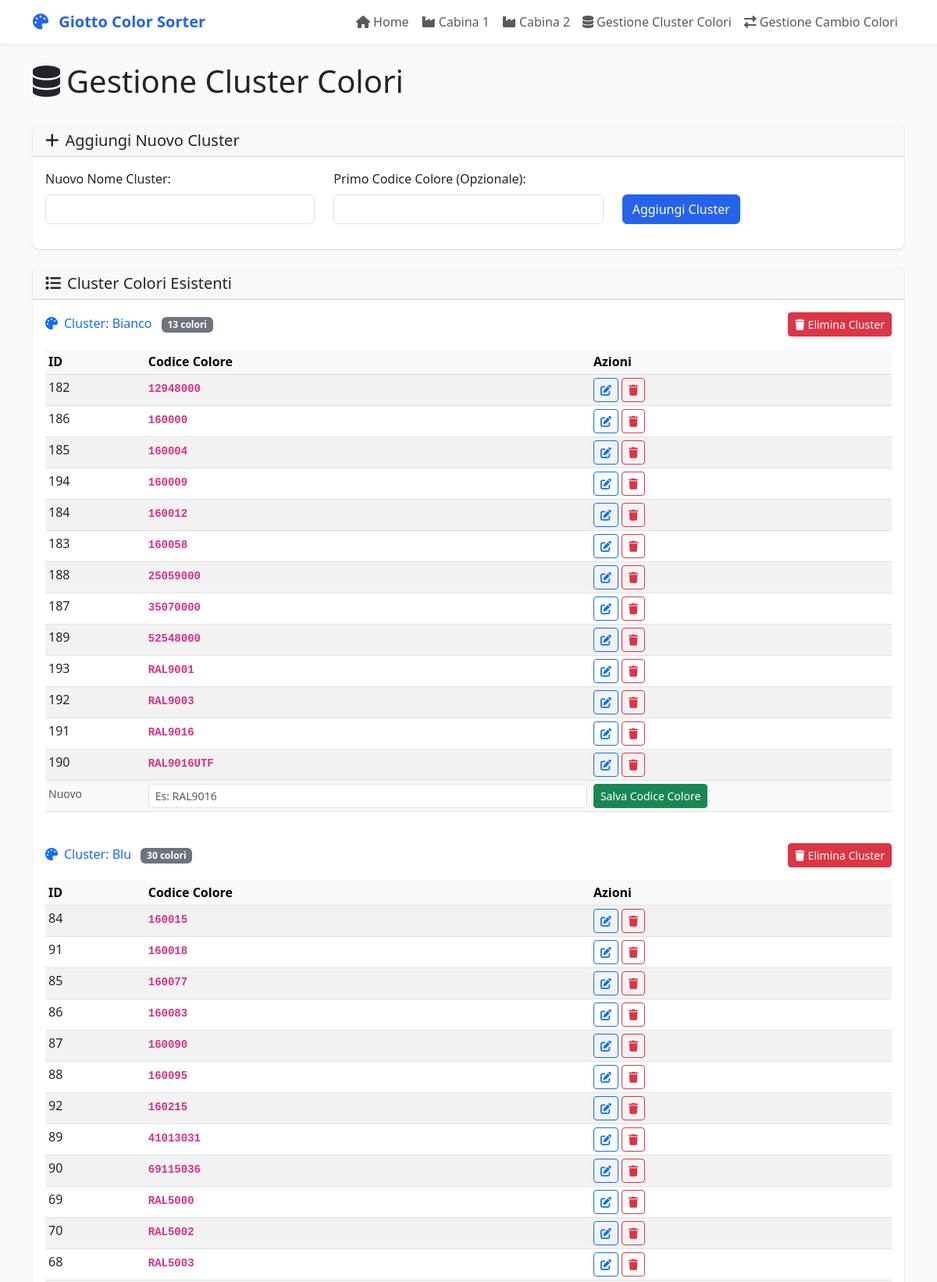
The app's page /manage/cluster_colori (upper part) with its own data.
### tables this page shows
CREATE TABLE cluster_colori (
        id INTEGER PRIMARY KEY,
        cluster TEXT NOT NULL,
        color_code TEXT NOT NULL,
        UNIQUE(cluster, color_code)
    );

### frontend/app/main.py (the view, shortened to what this page needs)
@app.route('/manage/cluster_colori', methods=['GET', 'POST'])
def manage_cluster_colori():
    new_cluster_form = NewClusterForm(prefix="new_cluster")
    grouped_mappings = get_all_cluster_colori_grouped()
    return render_template('manage_cluster_colori.html',
                           grouped_mappings=grouped_mappings,
                           new_cluster_form=new_cluster_form,
                           add_row_form_template=ClusterColoriRowForm())

### frontend/app/forms.py
class NewClusterForm(CSRFDisabledForm):
    cluster_name = StringField('Nuovo Nome Cluster:', validators=[DataRequired()])
    color_code = StringField('Primo Codice Colore (Opzionale):', validators=[Optional()])
    submit = SubmitField('Aggiungi Cluster')

class ClusterColoriRowForm(CSRFDisabledForm):
    cluster_name = HiddenField() # Usato per sapere a quale gruppo aggiungere
    color_code = StringField('Codice Colore:', validators=[DataRequired()])
    submit = SubmitField('Salva Codice Colore')

### frontend/app/main.py (called while the page is built)
def connect_to_db(db_path: str = DATABASE_PATH) -> Optional[sqlite3.Connection]:
    logger.debug(f"Tentativo di connessione al database: {db_path}")
    try:
        conn = sqlite3.connect(db_path)
        conn.row_factory = sqlite3.Row
        cursor = conn.cursor()
        cursor.execute("SELECT name FROM sqlite_master WHERE type='table';")
        tables = cursor.fetchall()
        logger.debug(f"Tabelle trovate nel database: {[table[0] for table in tables]}")
        return conn
    except sqlite3.Error as e:
        logger.error(f"Errore di connessione al database {db_path}: {e}")
        return None

### frontend/app/templates/manage_cluster_colori.html (shortened to what this page needs)
{% extends "base.html" %}
{% block content %}
<div class="container">
    <div class="row">
        <div class="col-12">
            <div class="d-flex justify-content-between align-items-center mb-4">
                <h1><i class="fas fa-database me-2"></i>Gestione Cluster Colori</h1>
            </div>
        </div>
    </div>
    <div class="row mb-4">
        <div class="col-12">
            <div class="card">
                <div class="card-header">
                    <h5 class="card-title mb-0">
                        <i class="fas fa-plus me-2"></i>Aggiungi Nuovo Cluster
                    </h5>
                </div>
                <div class="card-body">
                    <form method="POST" action="{{ url_for('manage_cluster_colori') }}">
                        <div class="row">
                            <div class="col-md-4">
                                <div class="mb-3">
                                    {{ new_cluster_form.cluster_name.label(class="form-label") }}
                                    {{ new_cluster_form.cluster_name(class="form-control") }}
                                </div>
                            </div>
                            <div class="col-md-4">
                                <div class="mb-3">
                                    {{ new_cluster_form.color_code.label(class="form-label") }}
                                    {{ new_cluster_form.color_code(class="form-control") }}
                                </div>
                            </div>
                            <div class="col-md-4">
                                <div class="mb-3">
                                    <label class="form-label">&nbsp;</label>
                                    <div>
                                        {{ new_cluster_form.submit(class="btn btn-primary") }}
                                    </div>
                                </div>
                            </div>
                        </div>
                    </form>
                </div>
            </div>
        </div>
    </div>
    <div class="row">
        <div class="col-12">
            <div class="card">
                <div class="card-header">
                    <h5 class="card-title mb-0">
                        <i class="fas fa-list me-2"></i>Cluster Colori Esistenti
                    </h5>
                </div>
                <div class="card-body">
                    {% if grouped_mappings %}
                        {% for cluster_name, colors in grouped_mappings.items() %}
                        <div class="mb-4">
                            <div class="d-flex justify-content-between align-items-center mb-3">
                                <h6 class="text-primary mb-0">
                                    <i class="fas fa-palette me-2"></i>Cluster: {{ cluster_name }}
                                    <span class="badge bg-secondary ms-2">{{ colors|length }} colori</span>
                                </h6>
                                <form method="POST" action="{{ url_for('delete_cluster_route', cluster_name=cluster_name) }}" style="display: inline;">
                                    <button type="submit" class="btn btn-sm btn-danger"
                                            onclick="return confirm('ATTENZIONE! Sei sicuro di voler eliminare COMPLETAMENTE il cluster \'{{ cluster_name }}\'?\n\nQuesta operazione eliminerà:\n- Tutti i codici colore del cluster\n- Tutte le regole di transizione verso questo cluster\n- Tutte le regole di transizione da questo cluster\n\nL\'operazione NON può essere annullata!')"
                                            title="Elimina tutto il cluster">
                                        <i class="fas fa-trash me-1"></i>Elimina Cluster
                                    </button>
                                </form>
                            </div>
                            <div class="table-responsive">
                                <table class="table table-sm table-striped">
                                    <thead class="table-light">
                                        <tr>
                                            <th>ID</th>
                                            <th>Codice Colore</th>
                                            <th>Azioni</th>
                                        </tr>
                                    </thead>
                                    <tbody>
                                        {% for color in colors %}
                                        <tr>
                                            <td>{{ color.id }}</td>
                                            <td>
                                                <code class="color-code">{{ color.color_code }}</code>
                                            </td>
                                            <td>
                                                <form method="POST" action="{{ url_for('edit_cluster_colori_row', row_id=color.id) }}" style="display: inline;">
                                                    <button type="submit" class="btn btn-sm btn-outline-primary" title="Modifica">
                                                        <i class="fas fa-edit"></i>
                                                    </button>
                                                </form>
                                                <form method="POST" action="{{ url_for('delete_cluster_colori_row_route', row_id=color.id) }}" style="display: inline;">
                                                    <button type="submit" class="btn btn-sm btn-outline-danger"
                                                            onclick="return confirm('Sei sicuro di voler eliminare questo codice colore?')" title="Elimina">
                                                        <i class="fas fa-trash"></i>
                                                    </button>
                                                </form>
                                            </td>
                                        </tr>
                                        {% endfor %}
                                        <tr class="table-light">
                                            <form method="POST" action="{{ url_for('add_cluster_colori_row_route', cluster_name=cluster_name) }}">
                                                <td><small class="text-muted">Nuovo</small></td>
                                                <td>
                                                    {{ add_row_form_template.color_code(class="form-control form-control-sm", placeholder="Es: RAL9016") }}
                                                </td>
                                                <td>
                                                    {{ add_row_form_template.submit(class="btn btn-sm btn-success") }}
                                                </td>
                                            </form>
                                        </tr>
                                    </tbody>
                                </table>
                            </div>
                        </div>
                        {% endfor %}
                    {% else %}
                        <div class="text-center py-4">
                            <i class="fas fa-database fa-3x text-muted mb-3"></i>
                            <p class="text-muted">Nessun cluster colore trovato. Aggiungi il primo cluster utilizzando il form sopra.</p>
                        </div>
                    {% endif %}
                </div>
            </div>
        </div>
    </div>
</div>
{% endblock %}

### frontend/app/templates/base.html (style rules this page uses)
:root { --primary-color: #2563eb; --secondary-color: #64748b; --success-color: #10b981; --warning-color: #f59e0b; --danger-color: #ef4444; }
body { background-color: #f8fafc; font-family: 'Segoe UI', Tahoma, Geneva, Verdana, sans-serif; }
.card { border: none; box-shadow: 0 1px 3px 0 rgba(0, 0, 0, 0.1), 0 1px 2px 0 rgba(0, 0, 0, 0.06); border-radius: 0.5rem; }
.btn-primary { background-color: var(--primary-color); border-color: var(--primary-color); }
.color-code { font-family: 'Courier New', monospace; font-weight: 600; }

### frontend/app/templates/manage_cluster_colori.html (style rules this page uses)
.color-code { font-family: 'Courier New', monospace; font-weight: 600; }

### records on screen
cluster_colori: cluster "Bianco", colors "13", id "182", color_code "12948000"
cluster_colori: id "186", color_code "160000"
cluster_colori: id "185", color_code "160004"
cluster_colori: id "194", color_code "160009"
cluster_colori: id "184", color_code "160012"
cluster_colori: id "183", color_code "160058"
cluster_colori: id "188", color_code "25059000"
cluster_colori: id "187", color_code "35070000"
cluster_colori: id "189", color_code "52548000"
cluster_colori: id "193", color_code "RAL9001"
cluster_colori: id "192", color_code "RAL9003"
cluster_colori: id "191", color_code "RAL9016"
cluster_colori: id "190", color_code "RAL9016UTF"
cluster_colori: cluster "Blu", colors "30", id "84", color_code "160015"
cluster_colori: id "91", color_code "160018"
cluster_colori: id "85", color_code "160077"
cluster_colori: id "86", color_code "160083"
cluster_colori: id "87", color_code "160090"
cluster_colori: id "88", color_code "160095"
cluster_colori: id "92", color_code "160215"
cluster_colori: id "89", color_code "41013031"
cluster_colori: id "90", color_code "69115036"
cluster_colori: id "69", color_code "RAL5000"
cluster_colori: id "70", color_code "RAL5002"
cluster_colori: id "68", color_code "RAL5003"

### other values on screen
{{ new_cluster_form.cluster_name.label(class="form-label") }} "Nuovo Nome Cluster:"
{{ new_cluster_form.color_code.label(class="form-label") }} "Primo Codice Colore (Opzionale):"
